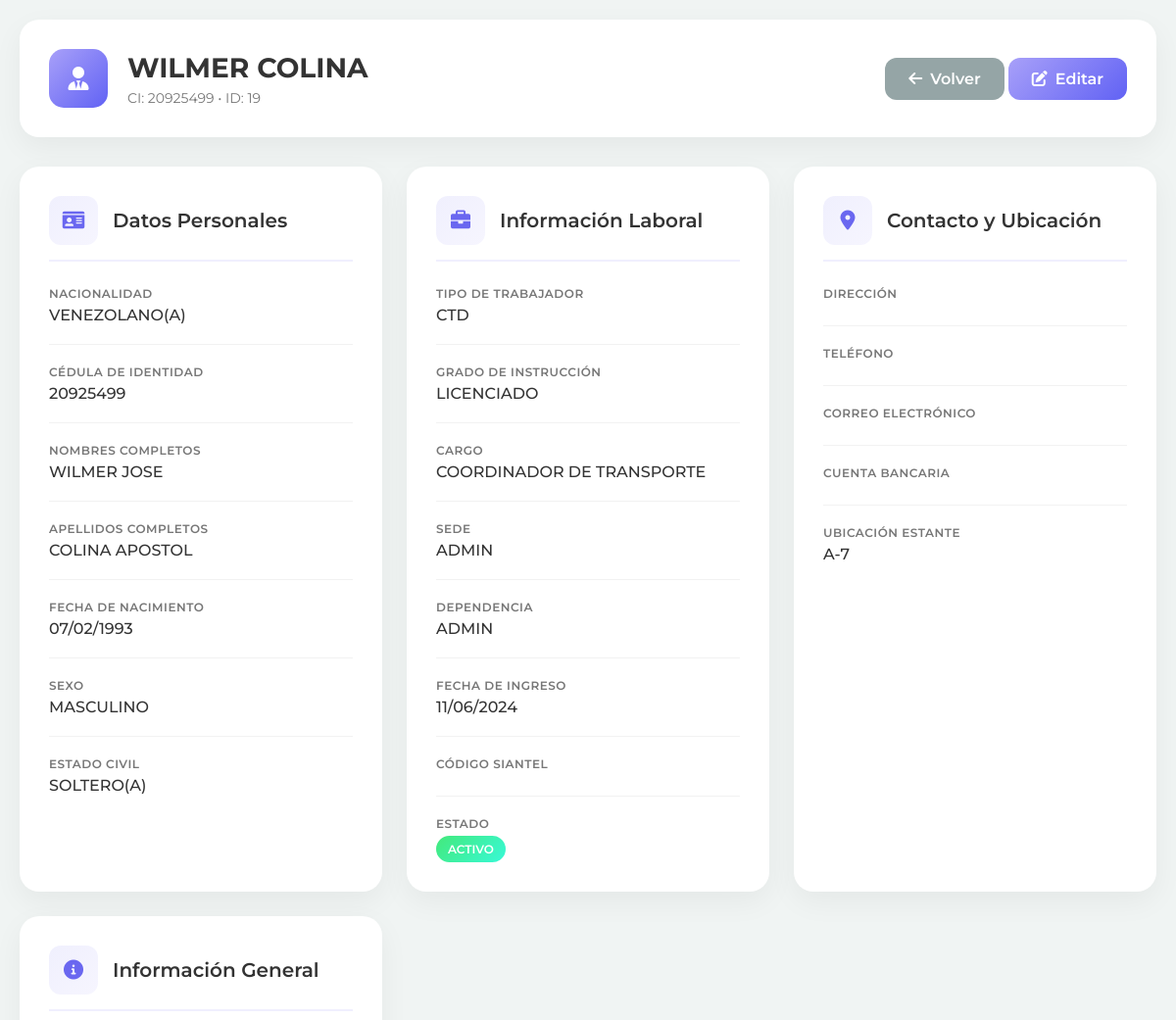
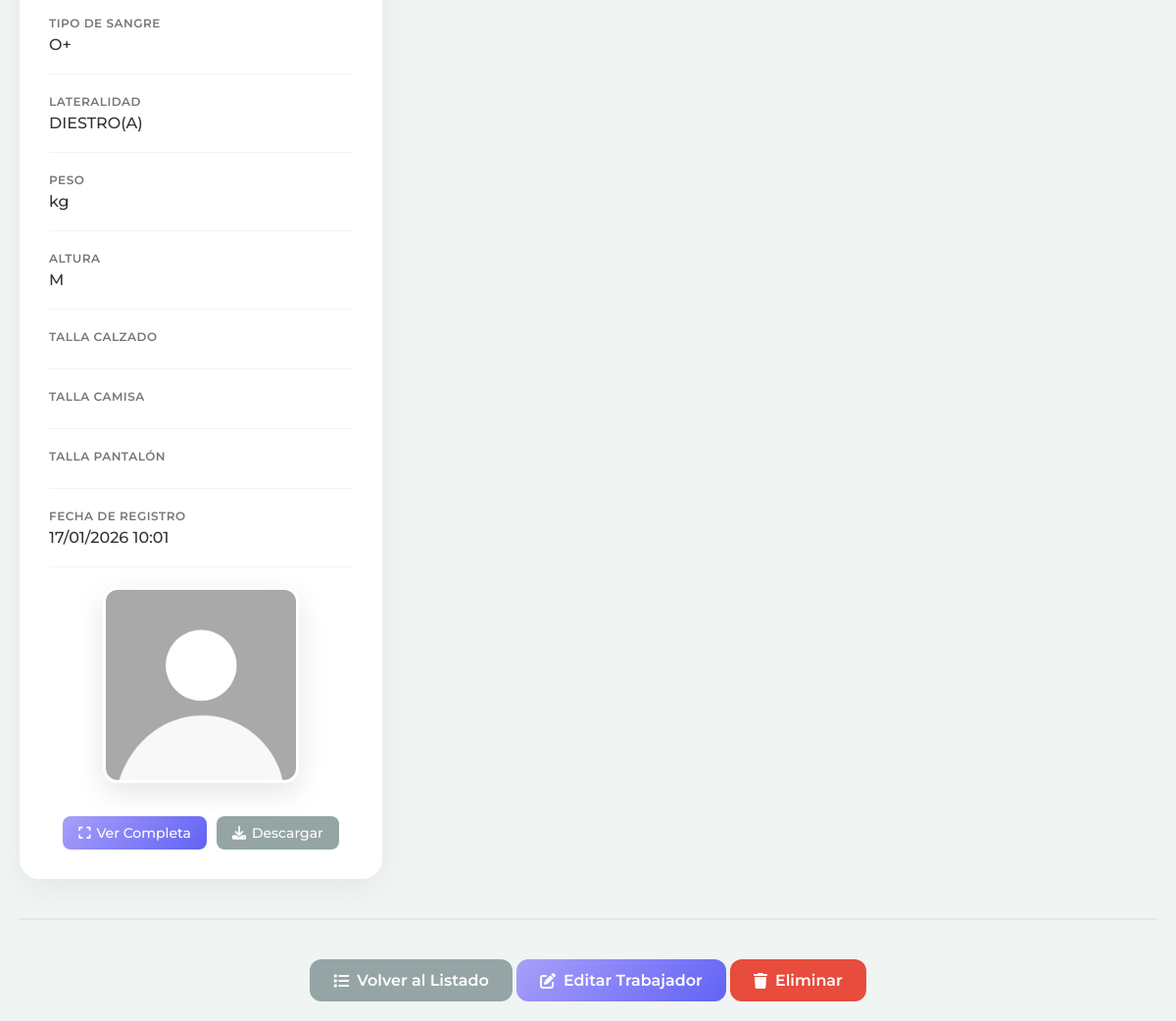
The page /trabajadores/ver.php?id=19 (signed in) on the database its author committed (2 pictures, top to bottom).
### tables this page shows
CREATE TABLE `empleados` (
  `id` int(11) NOT NULL,
  `nacionalidad` varchar(50) DEFAULT NULL,
  `ci` varchar(20) NOT NULL,
  `primer_nombre` varchar(50) DEFAULT NULL,
  `segundo_nombre` varchar(50) DEFAULT NULL,
  `primer_apellido` varchar(50) DEFAULT NULL,
  `segundo_apellido` varchar(50) DEFAULT NULL,
  `fecha_nacimiento` date DEFAULT NULL,
  `sexo` enum('MASCULINO','FEMENINO') DEFAULT NULL,
  `estado_civil` enum('SOLTERO(A)','CASADO(A)','DIVORCIADO(A)','VIUDO(A)') DEFAULT NULL,
  `direccion_ubicacion` varchar(255) DEFAULT NULL,
  `telefono` varchar(20) DEFAULT NULL,
  `correo` varchar(100) DEFAULT NULL,
  `cuenta_bancaria` varchar(50) DEFAULT NULL,
  `tipo_trabajador` enum('CTD','CTI','LNR') DEFAULT NULL,
  `grado_instruccion` enum('PRIMARIA','BACHILLER','TECNICO_PROFESIONAL','LICENCIADO','INGENIERO','ESPECIALISTA','MAESTRIA','DOCTORADO') DEFAULT NULL,
  `cargo` varchar(100) DEFAULT NULL,
  `dpt_desempeñar` varchar(100) DEFAULT NULL,
  `sede` enum('ADMIN','CAFO','CATE','CSAI','CSB') DEFAULT NULL,
  `dependencia` enum('ADMIN','CAFO','CATE','CSAI','CSB') DEFAULT NULL,
  `fecha_ingreso` date DEFAULT NULL,
  `cod_siantel` varchar(50) DEFAULT NULL,
  `ubicacion_estante` varchar(50) DEFAULT NULL,
  `estatus` enum('ACTIVO','INACTIVO') DEFAULT 'ACTIVO',
  `fecha_egreso` date DEFAULT NULL,
  `motivo_retiro` text DEFAULT NULL,
  `ubicacion_estante_retiro` varchar(50) DEFAULT NULL,
  `tipo_sangre` enum('A+','A-','B+','B-','AB+','AB-','O+','O-') DEFAULT NULL,
  `lateralidad` enum('DIESTRO(A)','ZURDO(A)') DEFAULT NULL,
  `peso_trabajador` decimal(5,2) DEFAULT NULL,
  `altura_trabajador` decimal(5,2) DEFAULT NULL,
  `calzado_trabajador` varchar(10) DEFAULT NULL,
  `camisa_trabajador` varchar(10) DEFAULT NULL,
  `pantalon_trabajador` varchar(10) DEFAULT NULL,
  `foto` varchar(255) DEFAULT NULL,
  `fecha_registro` timestamp NOT NULL DEFAULT current_timestamp(),
  `estado_id` int(11) DEFAULT 1,
  `municipio_id` int(11) DEFAULT NULL,
  `parroquia_id` int(11) DEFAULT NULL
);

### trabajadores/ver.php (the view, shortened to what this page needs)
<?php
require_once '../includes/database.php';
$id = (int)$_GET['id'];
$sql = "SELECT * FROM empleados WHERE id = ?";
$stmt = $conn->prepare($sql);
$stmt->bind_param("i", $id);
$stmt->execute();
$result = $stmt->get_result();
$trabajador = $result->fetch_assoc();
?>
<!DOCTYPE html>
<html lang="es">
<head>
    <link rel="stylesheet" href="https://cdnjs.cloudflare.com/ajax/libs/font-awesome/6.0.0/css/all.min.css">
</head>
<body>
    <div class="container">
        <div class="header">
            <div class="header-title">
                <div class="header-icon">
                    <i class="fas fa-user-tie"></i>
                </div>
                <div class="header-content">
                    <h1><?php echo htmlspecialchars($trabajador['primer_nombre'] . ' ' . $trabajador['primer_apellido']); ?></h1>
                    <p>CI: <?php echo htmlspecialchars($trabajador['ci']); ?> • ID: <?php echo $trabajador['id']; ?></p>
                </div>
            </div>
            <div class="header-actions">
                <a href="index.php" class="btn btn-secondary">
                    <i class="fas fa-arrow-left"></i> Volver
                </a>
                <a href="editar.php?id=<?php echo $trabajador['id']; ?>" class="btn btn-primary">
                    <i class="fas fa-edit"></i> Editar
                </a>
            </div>
        </div>
        <div class="info-grid">
            <div class="info-card">
                <div class="card-header">
                    <div class="card-icon">
                        <i class="fas fa-id-card"></i>
                    </div>
                    <div class="card-title">Datos Personales</div>
                </div>
                <div class="info-item">
                    <div class="info-label">Nacionalidad</div>
                    <div class="info-value"><?php echo htmlspecialchars($trabajador['nacionalidad']); ?></div>
                </div>
                <div class="info-item">
                    <div class="info-label">Cédula de Identidad</div>
                    <div class="info-value"><?php echo htmlspecialchars($trabajador['ci']); ?></div>
                </div>
                <div class="info-item">
                    <div class="info-label">Nombres Completos</div>
                    <div class="info-value">
                        <?php echo htmlspecialchars($trabajador['primer_nombre'] . ' ' . $trabajador['segundo_nombre']); ?>
                    </div>
                </div>
                <div class="info-item">
                    <div class="info-label">Apellidos Completos</div>
                    <div class="info-value">
                        <?php echo htmlspecialchars($trabajador['primer_apellido'] . ' ' . $trabajador['segundo_apellido']); ?>
                    </div>
                </div>
                <div class="info-item">
                    <div class="info-label">Fecha de Nacimiento</div>
                    <div class="info-value">
                        <?php echo date('d/m/Y', strtotime($trabajador['fecha_nacimiento'])); ?>
                    </div>
                </div>
                <div class="info-item">
                    <div class="info-label">Sexo</div>
                    <div class="info-value"><?php echo htmlspecialchars($trabajador['sexo']); ?></div>
                </div>
                <div class="info-item">
                    <div class="info-label">Estado Civil</div>
                    <div class="info-value"><?php echo htmlspecialchars($trabajador['estado_civil']); ?></div>
                </div>
            </div>
            <div class="info-card">
                <div class="card-header">
                    <div class="card-icon">
                        <i class="fas fa-briefcase"></i>
                    </div>
                    <div class="card-title">Información Laboral</div>
                </div>
                <div class="info-item">
                    <div class="info-label">Tipo de Trabajador</div>
                    <div class="info-value"><?php echo htmlspecialchars($trabajador['tipo_trabajador']); ?></div>
                </div>
                <div class="info-item">
                    <div class="info-label">Grado de Instrucción</div>
                    <div class="info-value"><?php echo htmlspecialchars($trabajador['grado_instruccion']); ?></div>
                </div>
                <div class="info-item">
                    <div class="info-label">Cargo</div>
                    <div class="info-value"><?php echo htmlspecialchars($trabajador['cargo']); ?></div>
                </div>
                <div class="info-item">
                    <div class="info-label">Sede</div>
                    <div class="info-value"><?php echo htmlspecialchars($trabajador['sede']); ?></div>
                </div>
                <div class="info-item">
                    <div class="info-label">Dependencia</div>
                    <div class="info-value"><?php echo htmlspecialchars($trabajador['dependencia']); ?></div>
                </div>
                <div class="info-item">
                    <div class="info-label">Fecha de Ingreso</div>
                    <div class="info-value">
                        <?php echo date('d/m/Y', strtotime($trabajador['fecha_ingreso'])); ?>
                    </div>
                </div>
                <div class="info-item">
                    <div class="info-label">Código SIANTEL</div>
                </div>
                <div class="info-item">
                    <div class="info-label">Estado</div>
                    <div class="info-value">
                        <span class="badge <?php echo $trabajador['estatus'] == 'ACTIVO' ? 'badge-active' : 'badge-inactive'; ?>">
                            <?php echo $trabajador['estatus']; ?>
                        </span>
                    </div>
                </div>
            </div>
            <div class="info-card">
                <div class="card-header">
                    <div class="card-icon">
                        <i class="fas fa-map-marker-alt"></i>
                    </div>
                    <div class="card-title">Contacto y Ubicación</div>
                </div>
                <div class="info-item">
                    <div class="info-label">Dirección</div>
                </div>
                <div class="info-item">
                    <div class="info-label">Teléfono</div>
                </div>
                <div class="info-item">
                    <div class="info-label">Correo Electrónico</div>
                </div>
                <div class="info-item">
                    <div class="info-label">Cuenta Bancaria</div>
                </div>
                <div class="info-item">
                    <div class="info-label">Ubicación Estante</div>
                    <div class="info-value"><?php echo htmlspecialchars($trabajador['ubicacion_estante']); ?></div>
                </div>
            </div>
            <div class="info-card">
                <div class="card-header">
                    <div class="card-icon">
                        <i class="fas fa-info-circle"></i>
                    </div>
                    <div class="card-title">Información General</div>
                </div>
                <div class="info-item">
                    <div class="info-label">Tipo de Sangre</div>
                    <div class="info-value"><?php echo htmlspecialchars($trabajador['tipo_sangre']); ?></div>
                </div>
                <div class="info-item">
                    <div class="info-label">Lateralidad</div>
                    <div class="info-value"><?php echo htmlspecialchars($trabajador['lateralidad']); ?></div>
                </div>
                <div class="info-item">
                    <div class="info-label">Peso</div>
                    <div class="info-value"><?php echo htmlspecialchars($trabajador['peso_trabajador']); ?> kg</div>
                </div>
                <div class="info-item">
                    <div class="info-label">Altura</div>
                    <div class="info-value"><?php echo htmlspecialchars($trabajador['altura_trabajador']); ?> M</div>
                </div>
                <div class="info-item">
                    <div class="info-label">Talla Calzado</div>
                </div>
                <div class="info-item">
                    <div class="info-label">Talla Camisa</div>
                </div>
                <div class="info-item">
                    <div class="info-label">Talla Pantalón</div>
                </div>
                <div class="info-item">
                    <div class="info-label">Fecha de Registro</div>
                    <div class="info-value">
                        <?php echo date('d/m/Y H:i', strtotime($trabajador['fecha_registro'])); ?>
                    </div>
                </div>
                <?php if ($trabajador['foto']): ?>
                <div class="photo-container">
                    <div class="photo-wrapper">
                        <img src="<?php echo htmlspecialchars($trabajador['foto']); ?>"
                             alt="Foto de <?php echo htmlspecialchars($trabajador['primer_nombre'] . ' ' . $trabajador['primer_apellido']); ?>"
                             class="photo-preview"
                             id="workerPhoto"
                             data-full="<?php echo htmlspecialchars($trabajador['foto']); ?>">
                    </div>
                    <div class="photo-actions">
                        <button class="photo-btn" onclick="viewFullPhoto()">
                            <i class="fas fa-expand"></i> Ver Completa
                        </button>
                        <button class="photo-btn secondary" onclick="downloadPhoto()">
                            <i class="fas fa-download"></i> Descargar
                        </button>
                    </div>
                </div>
                <?php endif; ?>
            </div>
        </div>
        <div class="section-actions">
            <a href="index.php" class="btn btn-secondary">
                <i class="fas fa-list"></i> Volver al Listado
            </a>
            <a href="editar.php?id=<?php echo $trabajador['id']; ?>" class="btn btn-primary">
                <i class="fas fa-edit"></i> Editar Trabajador
            </a>
            <a href="eliminar.php?id=<?php echo $trabajador['id']; ?>&ci=<?php echo urlencode($trabajador['ci']); ?>"
               class="btn" style="background: #e74c3c; color: white;"
               onclick="return confirm('¿Eliminar permanentemente a <?php echo addslashes($trabajador['primer_nombre'] . ' ' . $trabajador['primer_apellido']); ?>?')">
                <i class="fas fa-trash"></i> Eliminar
            </a>
        </div>
    </div>
</body>
</html>

### trabajadores/ver.php (style rules this page uses)
:root { --purple-start: #a8a0f9; --blue-end: #6162f4; --primary-color: #6a67f0; --text-color: #333; --light-text: #777; --card-background: rgba(255, 255, 255, 0.95); --shadow-light: rgba(0, 0, 0, 0.1); }
* { margin: 0; padding: 0; box-sizing: border-box; font-family: 'Montserrat', sans-serif; }
body { background: #F0F4F3; color: var(--text-color); min-height: 100vh; padding: 20px; }
.container { max-width: 1200px; margin: 0 auto; }
.header { background: white; padding: 30px; border-radius: 20px; box-shadow: 0 10px 30px rgba(0, 0, 0, 0.05); margin-bottom: 30px; display: flex; justify-content: space-between; align-items: center; }
.header-title { display: flex; align-items: center; gap: 20px; }
.header-icon { width: 60px; height: 60px; background: linear-gradient(135deg, var(--purple-start), var(--blue-end)); border-radius: 15px; display: flex; align-items: center; justify-content: center; color: white; font-size: 24px; }
.header-content h1 { font-size: 28px; font-weight: 700; color: var(--text-color); margin-bottom: 5px; }
.header-content p { color: var(--light-text); font-size: 14px; }
.btn { padding: 12px 24px; border-radius: 12px; text-decoration: none; font-weight: 600; display: inline-flex; align-items: center; gap: 8px; transition: all 0.3s; }
.btn-primary { background: linear-gradient(135deg, var(--purple-start), var(--blue-end)); color: white; }
.btn-secondary { background: #95a5a6; color: white; }
.info-grid { display: grid; grid-template-columns: repeat(auto-fit, minmax(350px, 1fr)); gap: 25px; margin-bottom: 40px; }
.info-card { background: white; padding: 30px; border-radius: 20px; box-shadow: 0 10px 30px rgba(0, 0, 0, 0.05); }
.card-header { display: flex; align-items: center; gap: 15px; margin-bottom: 25px; padding-bottom: 15px; border-bottom: 2px solid rgba(106, 103, 240, 0.1); }
.card-icon { width: 50px; height: 50px; background: linear-gradient(135deg, rgba(106, 103, 240, 0.1), rgba(168, 160, 249, 0.1)); border-radius: 12px; display: flex; align-items: center; justify-content: center; color: var(--primary-color); font-size: 20px; }
.card-title { font-size: 20px; font-weight: 600; color: var(--text-color); }
.info-item { margin-bottom: 20px; padding-bottom: 20px; border-bottom: 1px solid rgba(0,0,0,0.05); }
.info-item:last-child { border-bottom: none; margin-bottom: 0; padding-bottom: 0; }
.info-label { font-size: 12px; color: var(--light-text); text-transform: uppercase; font-weight: 600; letter-spacing: 0.5px; margin-bottom: 5px; }
.info-value { font-size: 16px; font-weight: 500; color: var(--text-color); }
.badge { padding: 6px 12px; border-radius: 20px; font-size: 12px; font-weight: 600; display: inline-block; }
.badge-active { background: linear-gradient(135deg, #43e97b, #38f9d7); color: white; }
.photo-container { text-align: center; margin-top: 20px; }
.photo-wrapper { position: relative; display: inline-block; margin-bottom: 15px; }
.photo-preview { width: 200px; height: 200px; border-radius: 15px; object-fit: cover; border: 3px solid white; box-shadow: 0 10px 30px rgba(0, 0, 0, 0.1); cursor: pointer; transition: transform 0.3s; }
.photo-actions { display: flex; justify-content: center; gap: 10px; margin-top: 15px; flex-wrap: wrap; }
.photo-btn { background: linear-gradient(135deg, var(--purple-start), var(--blue-end)); color: white; border: none; padding: 8px 16px; border-radius: 8px; cursor: pointer; font-size: 14px; font-weight: 500; display: inline-flex; align-items: center; gap: 6px; transition: all 0.3s; }
.photo-btn.secondary { background: #95a5a6; }
.section-actions { text-align: center; margin-top: 40px; padding-top: 40px; border-top: 2px solid rgba(0,0,0,0.05); }

### rows shown on the page
empleados: primer_nombre+primer_apellido "WILMER COLINA", ci "20925499", id "19", nacionalidad "VENEZOLANO(A)", primer_nombre+segundo_nombre "WILMER JOSE", primer_apellido+segundo_apellido "COLINA APOSTOL", fecha_nacimiento "07/02/1993", sexo "MASCULINO", estado_civil "SOLTERO(A)", tipo_trabajador "CTD", grado_instruccion "LICENCIADO", cargo "COORDINADOR DE TRANSPORTE", sede "ADMIN", dependencia "ADMIN", fecha_ingreso "11/06/2024", estatus "ACTIVO", ubicacion_estante "A-7", tipo_sangre "O+", lateralidad "DIESTRO(A)", fecha_registro "17/01/2026 10:01", foto (placeholder picture)
